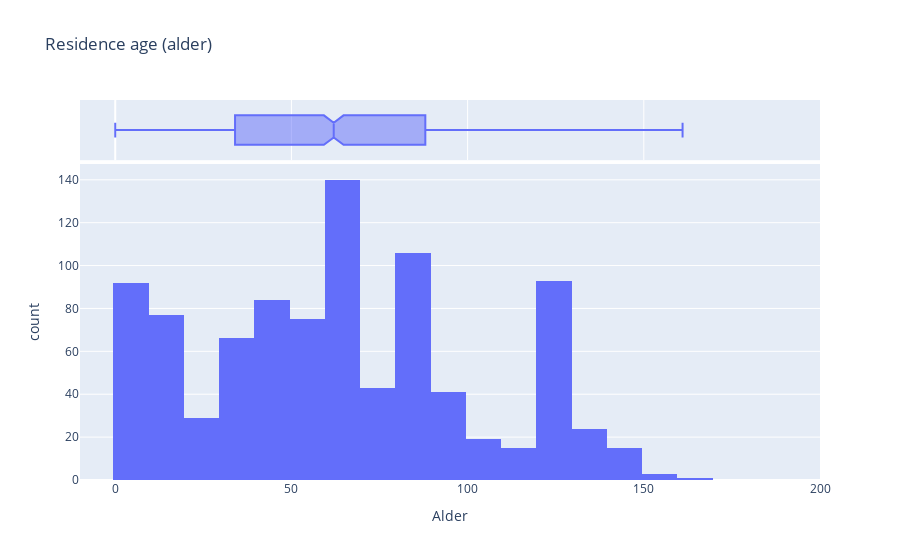

The notebook cell this image was saved under:
### Code cell
px.histogram(df, x = 'Alder', marginal = 'box', title = 'Residence age (alder)', range_x = [-10, 200])

### Figure 1 — Plotly figure (JSON) as saved in the notebook; plotly's stock layout.template omitted (floating-point values rounded to 4 significant figures; data arrays with more than 128 entries replaced by an {"elided": "..."} marker saying what was removed)
{"data": [{"alignmentgroup": "True", "bingroup": "x", "hovertemplate": "Alder=%{x}<br>count=%{y}<extra></extra>", "legendgroup": "", "marker": {"color": "#636efa", "pattern": {"shape": ""}}, "name": "", "offsetgroup": "", "orientation": "v", "showlegend": false, "type": "histogram", "x": {"elided": "924 int values"}, "xaxis": "x", "yaxis": "y"}, {"alignmentgroup": "True", "hovertemplate": "Alder=%{x}<extra></extra>", "legendgroup": "", "marker": {"color": "#636efa"}, "name": "", "notched": true, "offsetgroup": "", "showlegend": false, "type": "box", "x": {"elided": "924 int values"}, "xaxis": "x2", "yaxis": "y2"}], "layout": {"barmode": "relative", "legend": {"tracegroupgap": 0}, "title": {"text": "Residence age (alder)"}, "xaxis": {"anchor": "y", "domain": [0, 1], "range": [-10, 200], "title": {"text": "Alder"}}, "xaxis2": {"anchor": "y2", "domain": [0, 1], "matches": "x", "showgrid": true, "showticklabels": false}, "yaxis": {"anchor": "x", "domain": [0, 0.8316], "title": {"text": "count"}}, "yaxis2": {"anchor": "x2", "domain": [0.8416, 1], "matches": "y2", "showgrid": false, "showline": false, "showticklabels": false, "ticks": ""}}}
